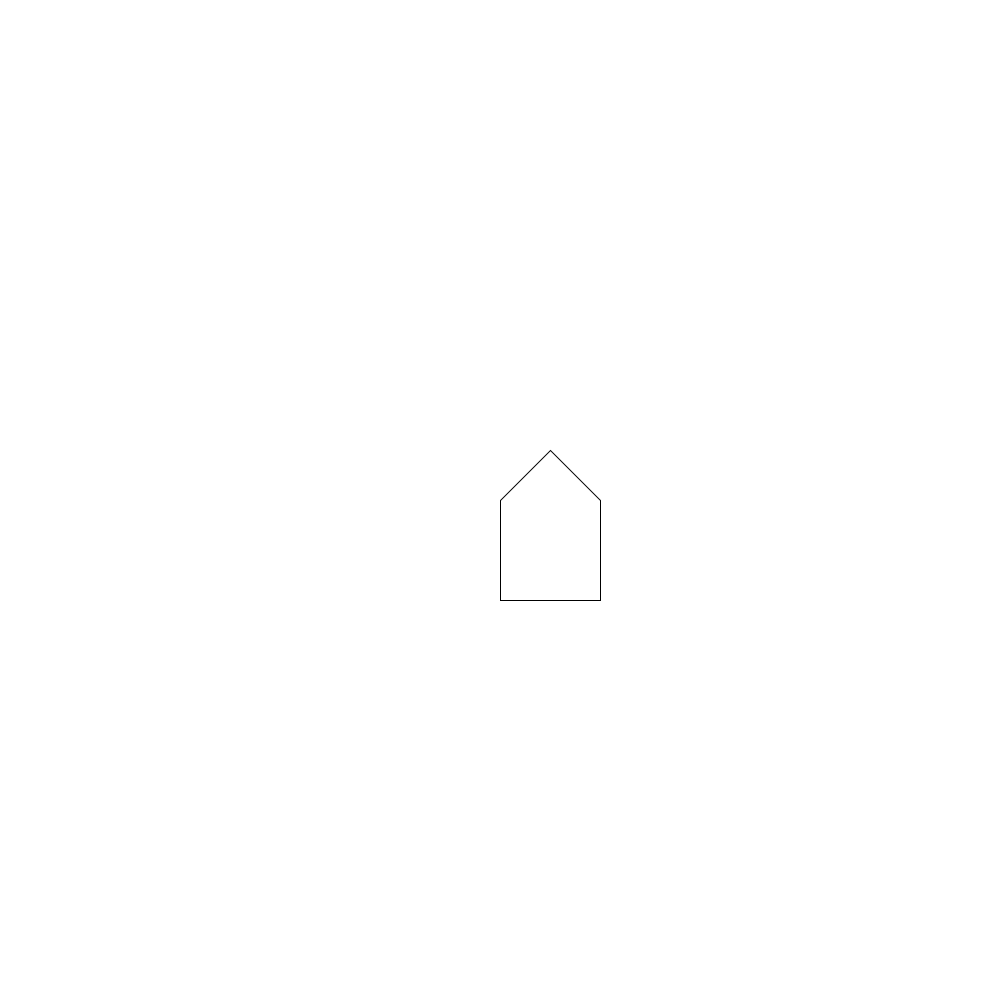
Frame 1 (no input)
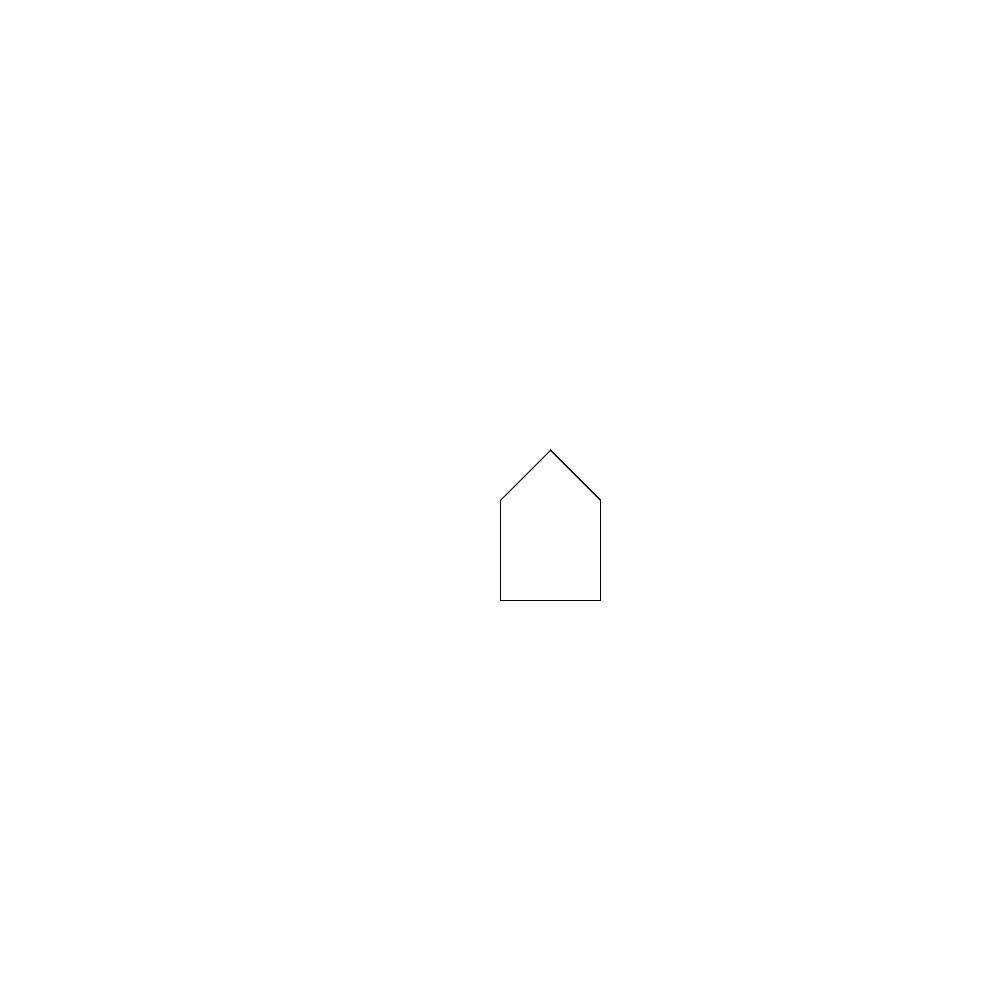
Frame 60 (the mouse pressed at the canvas centre just before this capture)
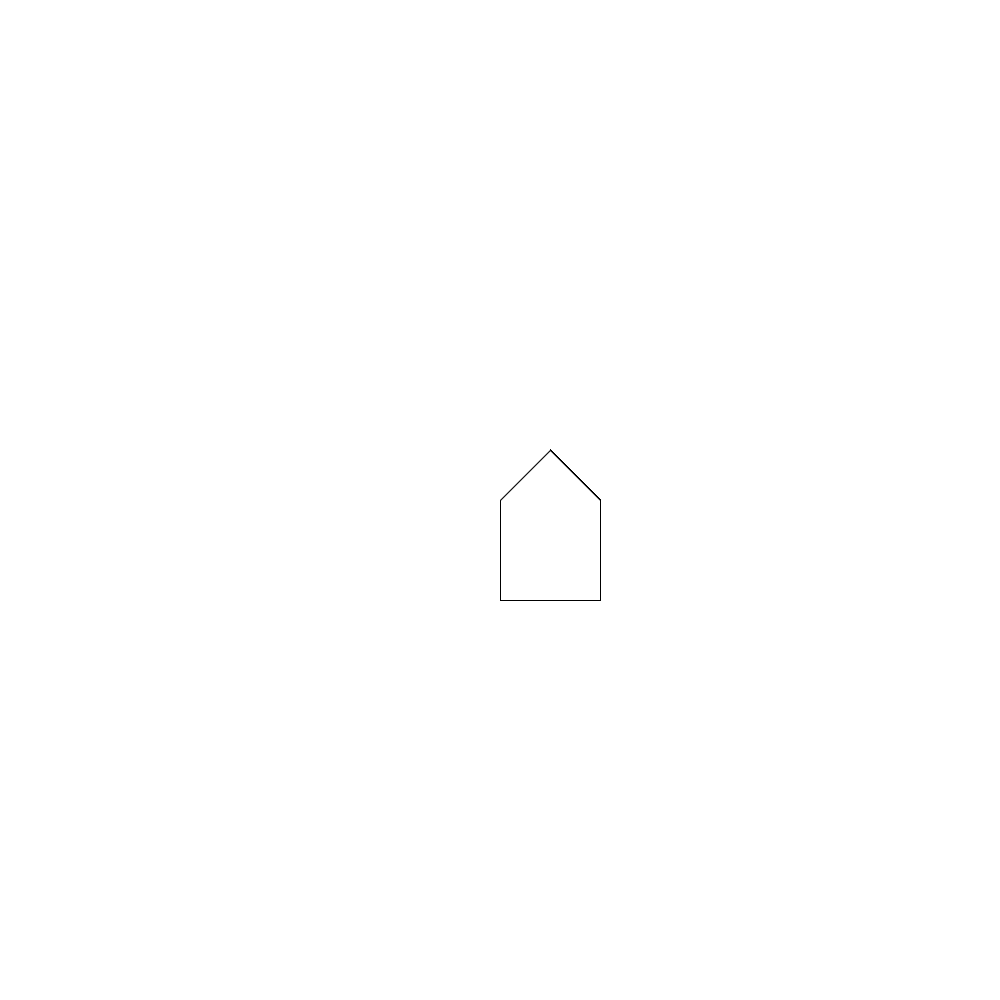
Frame 120 (the mouse held since frame 60 and released just before this capture)

The Processing sketch that drew these frames (run headless with seeded random() and noise(); from frame 60 on, the mouse is pressed at the canvas centre):

// Processing sketch: c_1_1
// ── c_1_1.pde
void setup() {
  size(1000, 1000);
  background(255);
}
void draw() {
  beginShape();
  vertex(500, 500);
  vertex(550, 450);
  vertex(600, 500);
  vertex(600, 600);
  vertex(500, 600);
  vertex(500, 500);
  endShape();
}
